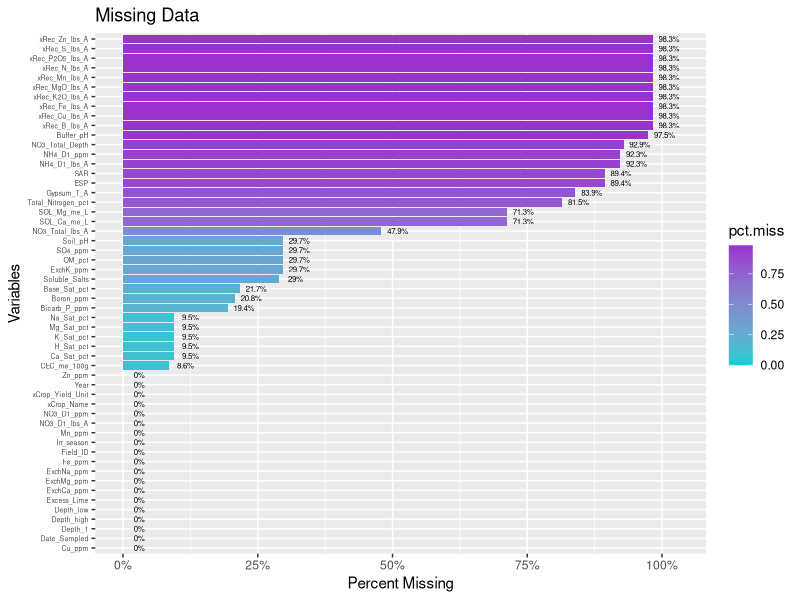
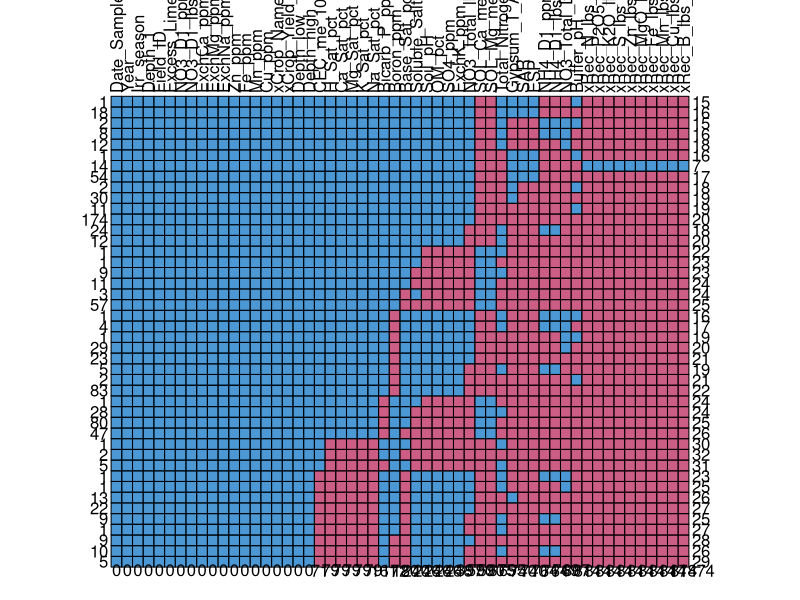
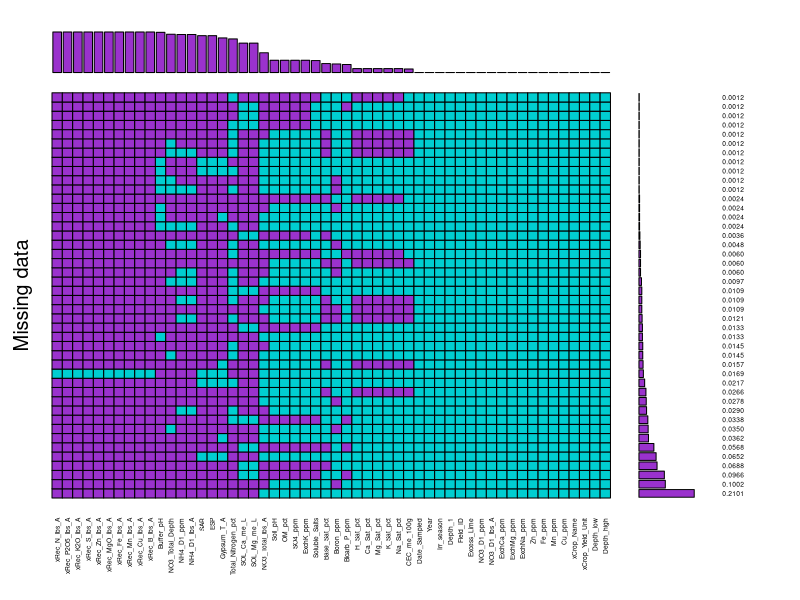
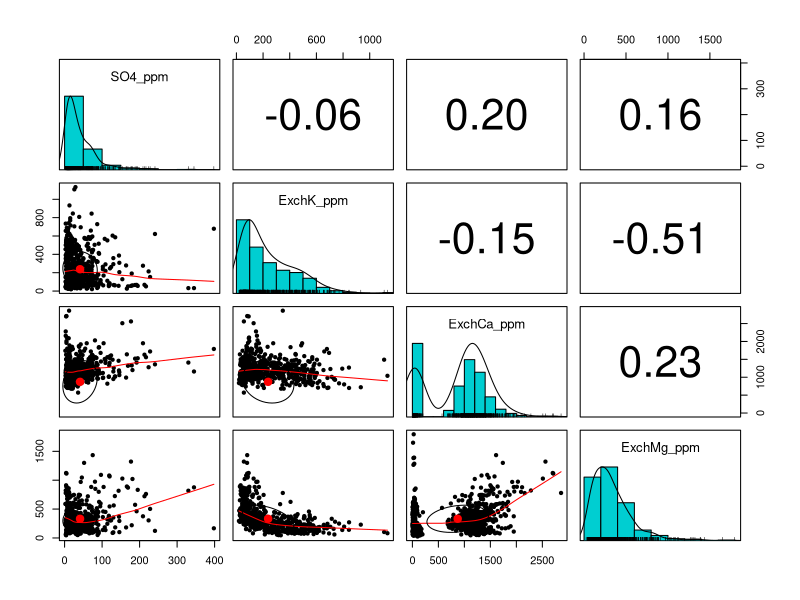
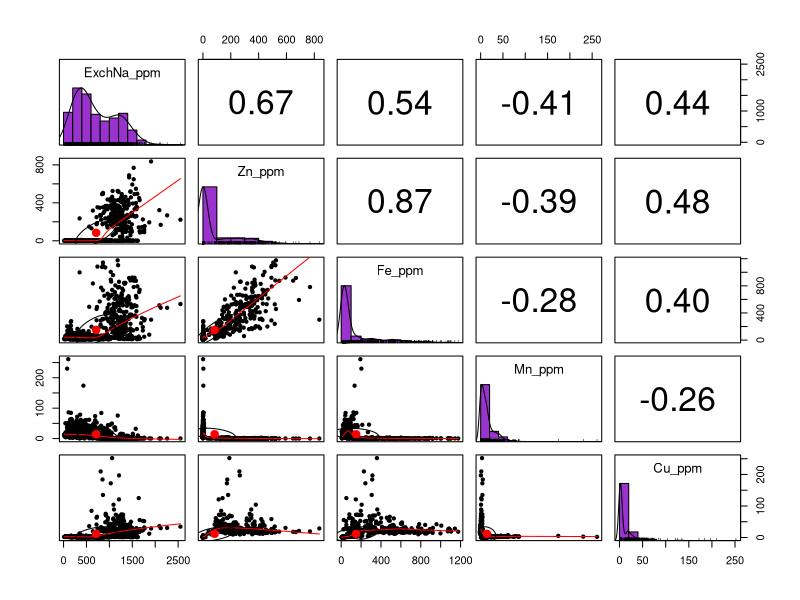
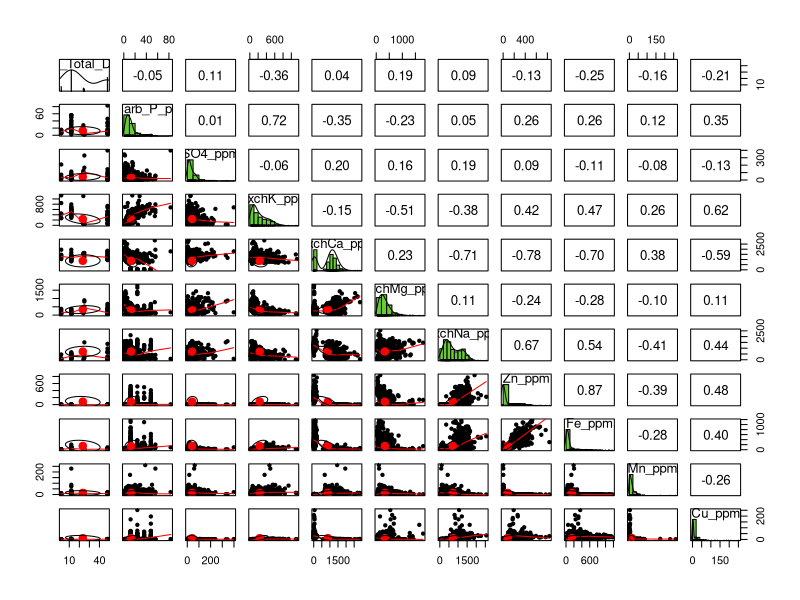
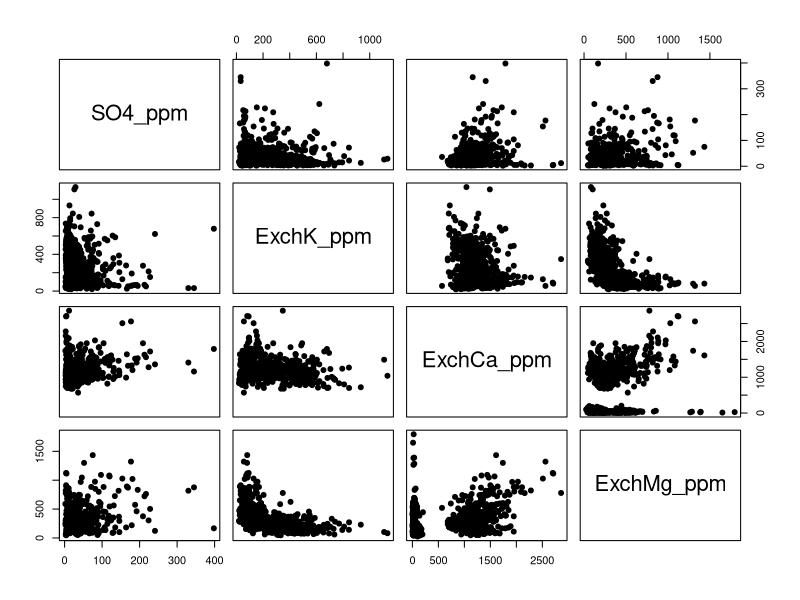
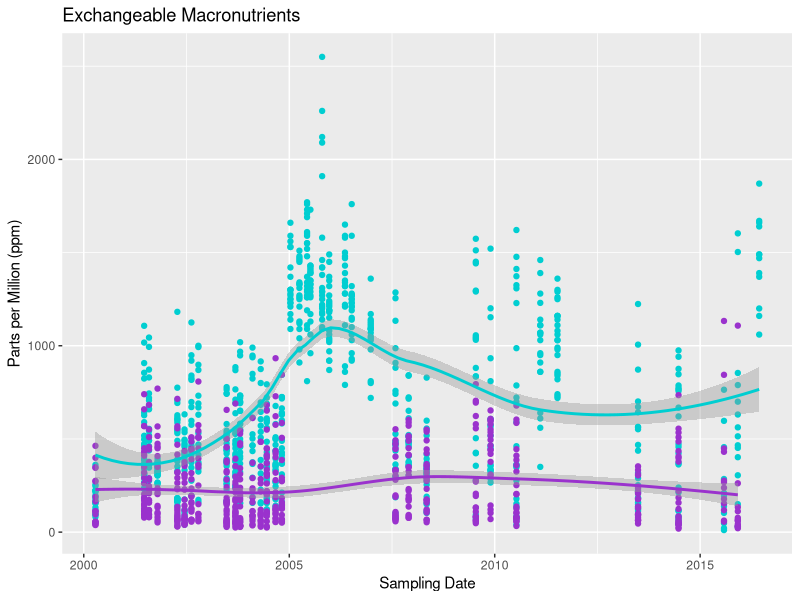

The R script that drew these images, in order:
## ---- chunk 1
library(tidyverse)
## ---- chunk 2
df <- read.csv("../data/pcp_soil_data/PCP-R-ready.csv")
## ---- chunk 3
df2 <- df[, colSums(is.na(df)) != nrow(df)]
## ---- chunk 4
df3 <- df2 %>% select("Date_Sampled","Year","Irr_season", "Depth_1", "Field_ID", "Soil_pH", "Buffer_pH", "Excess_Lime", "Soluble_Salts", "OM_pct", "NO3_D1_ppm", "NO3_D1_lbs_A", "NO3_Total_lbs_A", "NO3_Total_Depth", "Bicarb_P_ppm", "SO4_ppm", "ExchK_ppm", "ExchCa_ppm", "ExchMg_ppm", "ExchNa_ppm", "Zn_ppm", "Fe_ppm", "Mn_ppm", 'Cu_ppm', "Boron_ppm", "CEC_me_100g", "Base_Sat_pct", "H_Sat_pct", "Ca_Sat_pct", "Mg_Sat_pct", "K_Sat_pct", "Na_Sat_pct", "SOL_Ca_me_L", "SOL_Mg_me_L", "SAR", "ESP", "Gypsum_T_A", "NH4_D1_ppm", "NH4_D1_lbs_A", "Total_Nitrogen_pct", "xCrop_Name", "xCrop_Yield_Unit", "xRec_N_lbs_A", "xRec_P2O5_lbs_A", "xRec_K2O_lbs_A", "xRec_S_lbs_A", "xRec_Zn_lbs_A", "xRec_MgO_lbs_A", "xRec_Fe_lbs_A", "xRec_Mn_lbs_A", "xRec_Cu_lbs_A", "xRec_B_lbs_A")

## ---- chunk 5

## ---- chunk 6

library(lubridate)

## set Date_Sampled from factor to Date
df3$Date_Sampled <- mdy(as.character(df3$Date_Sampled))

df3 <- df3
## set empty xCrop_Name to factor level to NA  datatype

## convert xCrop_yield_Unit

## ---- chunk 7
low <- c()
high <- c()
for(i in 1:length(df3$Depth_1)){
  low <- c(low, strsplit(as.character(df3$Depth_1), "-")[[i]][1])
  high <- c(high, strsplit(as.character(df3$Depth_1), "-")[[i]][2])
}
df3$Depth_low <- low
df3$Depth_high <- high
## ---- chunk 8
glimpse(head(df3))
## ---- chunk 9
prop.miss <- apply(df3, 2, function(x) round(sum(is.na(x))/NROW(x),4))
prop.miss
## ---- chunk 10
pmpv <- data.frame(variable = names(df3), pct.miss=prop.miss)

## ---- chunk 11
ggplot(pmpv, aes(x= reorder(variable, pct.miss), y=pct.miss, fill=pct.miss)) +
  geom_bar(stat="identity") + 
  ggtitle("Missing Data") +
  ylab("Percent Missing") + 
  xlab("Variables") +
  scale_y_continuous(labels=scales::percent, limits=c(0,1.03)) + 
  geom_text(data=pmpv, aes(label=paste0(round(pct.miss*100,1),"%"), y=pct.miss+.03), size=2) +
  coord_flip() +
  theme(axis.text.y = element_text(size=5)) +
  scale_fill_gradient(low="darkturquoise",high="darkorchid3")
  
## ---- chunk 12
library(mice)
md.pattern(df3, rotate.names = TRUE)
## ---- chunk 13
library(VIM)
## ---- chunk 14
aggr(df3, col=c('darkturquoise','darkorchid3'),
              numbers=TRUE, sortVars=TRUE, prop=TRUE,border=TRUE, combined=TRUE,
              labels=names(df3), cex.axis=.4, cex.numbers=.4, varheight=FALSE,
              gap=0, ylab=c("Missing data","Pattern"))
## ---- chunk 15
library(psych)
## ---- chunk 16
## Correlation matrix betwen Macronutrients

pairs.panels(df3[,16:19],
             method="pearson",
             hist.col="#00ced1",
             density=TRUE,
             ellipses = TRUE,
             cex.labels = 1.2,
             )
## ---- chunk 17
# Correation Matrix between micronutrients 

pairs.panels(df3[,20:24],
             method="pearson",
             hist.col="#9a32cd",
             density=TRUE,
             ellipses = TRUE,
             cex.labels = 1.2,
             )
## ---- chunk 18
# Correation Matrix between micronutrients 

pairs.panels(df3[,14:24],
             method="pearson",
             hist.col="#65cd32",
             density=TRUE,
             ellipses = TRUE,
             cex.labels = 1.2,
             )
## ---- chunk 19
pairs(df3[,16:19], pch=19)
## ---- chunk 20
ggplot(df3, aes(x=Date_Sampled)) + 
  geom_point(aes(y=ExchNa_ppm), color="darkturquoise") +
  geom_point(aes(y=ExchK_ppm), color="darkorchid3") +
  geom_smooth(aes(y=ExchNa_ppm), color="darkturquoise") +
  geom_smooth(aes(y=ExchK_ppm), color="darkorchid3") +
  labs(x="Sampling Date",y="Parts per Million (ppm)",title="Exchangeable Macronutrients")
## ---- chunk 21
ggplot(df3, aes(x=Date_Sampled)) + 
  geom_point(aes(y=Na_Sat_pct), color="darkturquoise") +
  geom_point(aes(y=K_Sat_pct), color="darkorchid3") +
  geom_smooth(aes(y=Na_Sat_pct), color="darkturquoise") +
  geom_smooth(aes(y=K_Sat_pct), color="darkorchid3") +
  labs(x="Sampling Date",y="Percent Saturation (%)",title="Exchangeable Macronutrients")
## ---- chunk 22
df4 <- df3 %>% select("Date_Sampled","Year","Irr_season", "Depth_1", "Field_ID", "Soil_pH", "Buffer_pH", "Excess_Lime", "Soluble_Salts", "OM_pct", "NO3_D1_ppm", "NO3_D1_lbs_A", "Bicarb_P_ppm", "SO4_ppm", "ExchK_ppm", "ExchCa_ppm", "ExchMg_ppm", "ExchNa_ppm", "Zn_ppm", "Fe_ppm", "Mn_ppm", 'Cu_ppm', "Boron_ppm", "CEC_me_100g", "Base_Sat_pct", "H_Sat_pct", "Ca_Sat_pct", "Mg_Sat_pct", "K_Sat_pct", "Na_Sat_pct")

## ---- chunk 23
saveRDS(df4, file = "./data/clean_soil_data.rds")
